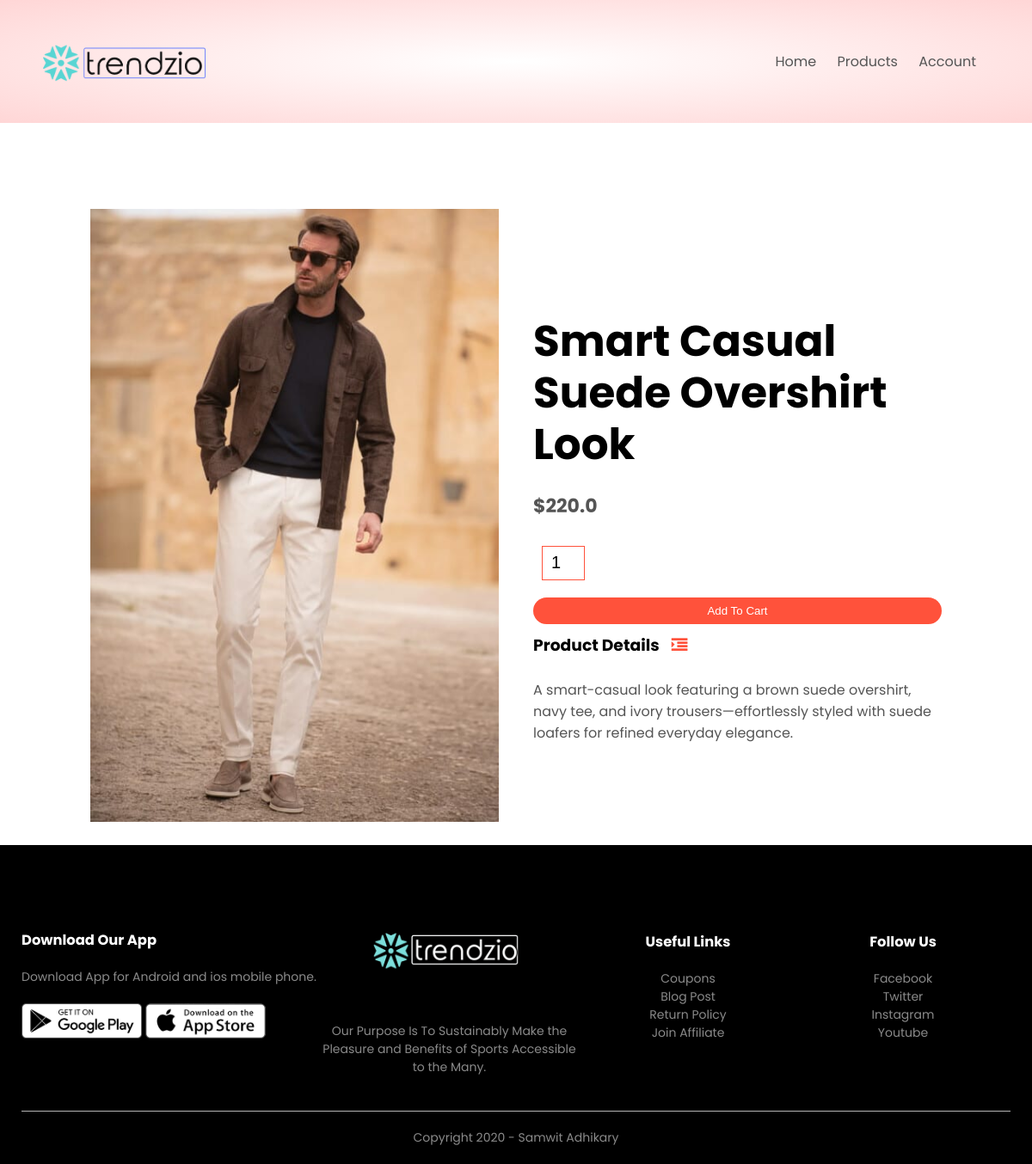
The app's page /product_details/4 with its own data.
### products/models.py (models this page shows, shortened)
class Product(models.Model):
    LIVE=1
    DELETE=0
    DELETE_CHOICES=((LIVE,'live'), (DELETE,'delete'))
    title=models.CharField(max_length=200)
    price=models.FloatField()
    description=models.TextField()
    image=models.ImageField(upload_to='media/')
    priority=models.IntegerField(default=0)
    delete_status=models.IntegerField(choices=DELETE_CHOICES,default=LIVE)
    created_at=models.DateTimeField(auto_now_add=True)
    updated_at=models.DateTimeField(auto_now=True)

### products/views.py (the view)
# urls.py: path('product_details/<pk>',views.detail_product,name='detail_product')
def detail_product(request,pk):
    product=Product.objects.get(pk=pk)
    context={'product': product}
    return render(request,'product_detail.html',context)

### templates/product_detail.html
{% extends 'blank_layout.html' %}
    {% block content %}
    {% include 'product_description.html' %}
    {% endblock content %}

### templates/product_description.html (shortened to what this page needs)
    {% load static %}
    <div class="small-container single-product">
        <div class="row">
            <div class="col-2">
                <img src="{{ product.image.url }}" width="100%" id="ProductImg">
            </div>
            <div class="col-2">
                <h1>{{ product.title }}</h1>
                <h4>${{ product.price }}</h4>
                <form method="post" action="{% url 'add_to_cart' %}" enctype="multipart/form-data">
                <input type="number" name="quantity" value="1">
                <button type="submit" class="btn">Add To Cart</button>
                </form>
                <h3>Product Details <i class="fa fa-indent"></i></h3>
                <br>
                <p>{{ product.description }}</p>
            </div>
        </div>
    </div>

### static/css/style.css (style rules this page uses)
* { margin: 0; padding: 0; box-sizing: border-box; }
body { font-family: 'Poppins', sans-serif; }
p { color: #555; }
.row { display: flex; align-items: center; flex-wrap: wrap; justify-content: space-around; }
.col-2 { flex-basis: 50%; min-width: 300px; }
.col-2 img { max-width: 100%; padding: 50px 0; }
.col-2 h1 { font-size: 50px; line-height: 60px; margin: 25px 0; }
.btn { display: inline-block; background: #ff523b; color: white; padding: 8px 30px; margin: 30px 0; border-radius: 30px; transition: background 0.5s; }
.small-container { max-width: 1080px; margin: auto; padding-left: 25px; padding-right: 25px; }
h4 { color: #555; font-weight: normal; }
.single-product { margin-top: 80px; }
.single-product .col-2 img { padding: 0; }
.single-product .col-2 { padding: 20px; }
.single-product h4 { margin: 20px 0; font-size: 22px; font-weight: bold; }
.single-product input { width: 50px; height: 40px; padding-left: 10px; font-size: 20px; margin-left: 10px; border: 1px solid #ff523b; margin-right: 10px; }
.single-product .fa { color: #ff523b; margin-left: 10px; }
form input { width: 100%; height: 30px; margin: 10px 0; padding: 0 10px; border: 1px solid #ccc; }
form .btn { width: 100%; border: none; cursor: pointer; margin: 10px 0; }

### records on screen
Product: image (picture), title "Smart Casual Suede Overshirt Look", price "220.0", description "A smart-casual look featuring a brown suede overshirt, navy tee, and ivory trousers—effortlessly styled with suede loafers for refined everyday elegance."
